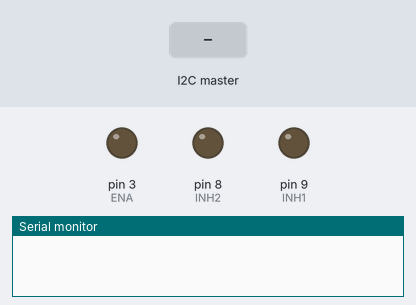
A sketch run on a simulated Arduino Uno, built with avr-gcc and run on an emulated ATmega328P. On the bench: output pins drawn as LEDs (lit = HIGH), the last lines printed to the serial monitor. The inputs (shaded band) are chosen by the test bench.

Above: at 1.2 s.
1.3 s: the I2C master sends the byte 1
At 1.9 s:
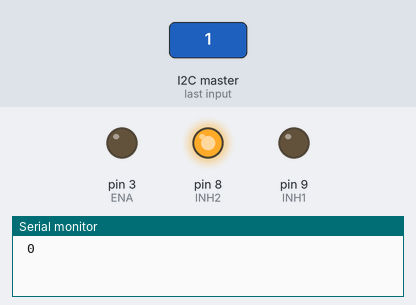
2.8 s: the I2C master sends the byte 0
At 3.1 s:
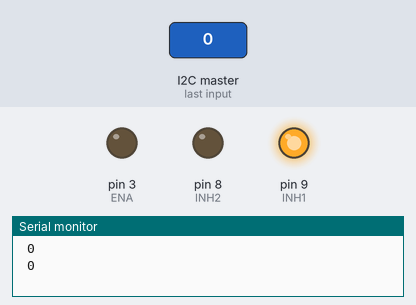
Timing chart, 0 to 5.8 s (numbered marks = the images above; inputs shaded):
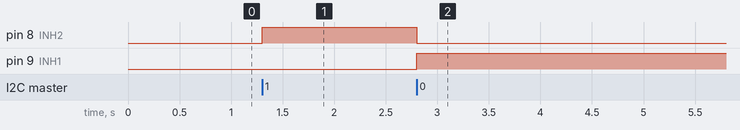

The sketch:

Slave_I2C_Acelerometro.ino
```cpp
#include <Wire.h> //libreria

int INH1 = 9;
int INH2 = 8;
int ENA = 3;

void setup() {
  // put your setup code here, to run once:
  Serial.begin(9600);
  pinMode(INH1, OUTPUT);
  pinMode(INH2, OUTPUT);
  pinMode(ENA, OUTPUT);
  Wire.begin(1);
  Wire.onReceive(receiveEvent);
}

void loop() {
  // put your main code here, to run repeatedly:
}

void receiveEvent(int combinacion) {

  int vel = 0;
  int estado = 0;

  if (Wire.available() == 2) { //2do bit
    vel = Wire.read();
    Serial.print(estado);
  }
  if (Wire.available() == 1) { //2do bit
    estado = Wire.read();
    Serial.print(" ");
    Serial.println(vel);
  }

  if ( estado == 1) {

    digitalWrite(INH1, LOW);
    digitalWrite(INH2, HIGH);
  }

  if (estado == 0){
    digitalWrite(INH1, HIGH);
    digitalWrite(INH2, LOW);
  }
  analogWrite(ENA, vel);
}
```

Measured:
- after the input at 1.3 s, pin 8 (INH2): LOW → HIGH at once
- after the input at 2.8 s, pin 8 (INH2): HIGH → LOW at once; pin 9 (INH1): LOW → HIGH at once
